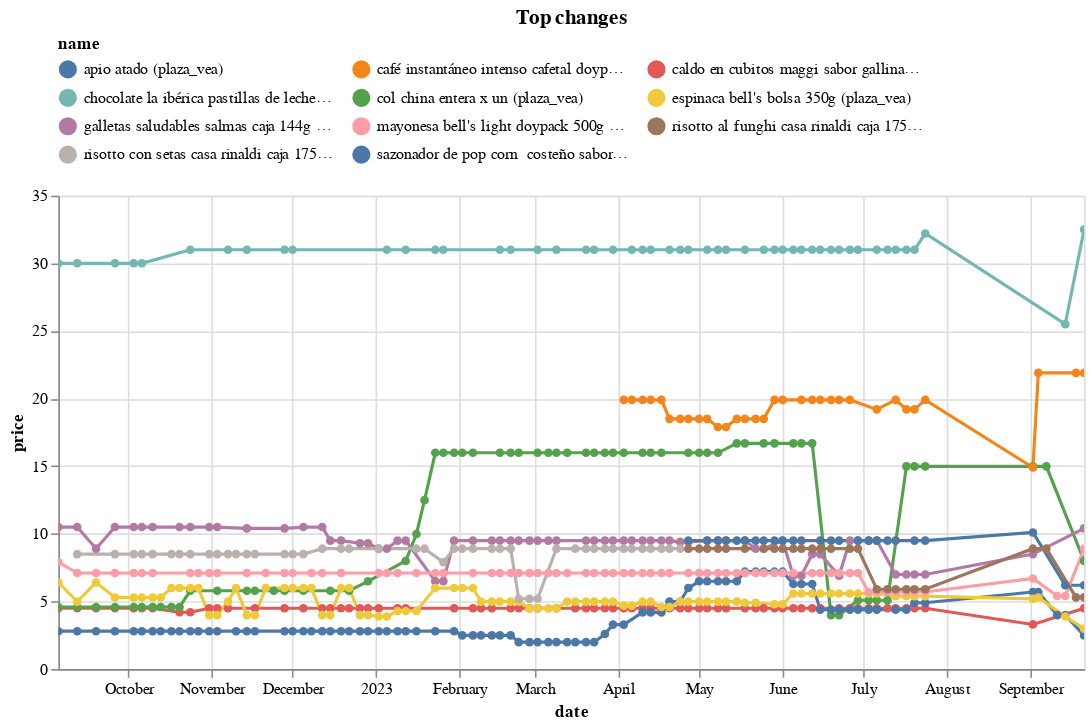

Notebook code cell kept with this figure:
### Code cell
top_changes.head(10).pipe(plot_changes, 'Top changes')

### Figure 1 — Vega-Lite specification as saved in the notebook (floating-point values rounded to 4 significant figures; data arrays with more than 128 entries replaced by an {"elided": "..."} marker saying what was removed)
{"config": {"view": {"continuousWidth": 300, "continuousHeight": 300}, "legend": {"columns": 3, "orient": "top"}}, "data": {"name": "data-e45e8bb7368e3991046a89de38f11130"}, "mark": {"type": "line", "point": true}, "encoding": {"color": {"field": "name", "scale": {"domain": ["apio atado (plaza_vea)", "café instantáneo intenso cafetal doypack 90g (plaza_vea)", "caldo en cubitos maggi sabor gallina caja 75.2g (plaza_vea)", "chocolate la ibérica pastillas de leche de leche en pastillas caja 300gr (plaza_vea)", "col china entera x un (plaza_vea)", "espinaca bell's bolsa 350g (plaza_vea)", "galletas saludables salmas caja 144g (plaza_vea)", "mayonesa bell's light doypack 500g (plaza_vea)", "risotto al funghi casa rinaldi caja 175g (plaza_vea)", "risotto con setas casa rinaldi caja 175g (plaza_vea)", "sazonador de pop corn  costeño sabor a queso frasco 64g (plaza_vea)"]}, "type": "nominal"}, "tooltip": [{"field": "name", "type": "nominal"}, {"field": "price", "type": "quantitative"}, {"field": "last_price", "type": "quantitative"}], "x": {"field": "date", "type": "temporal"}, "y": {"field": "price", "type": "quantitative"}}, "params": [{"name": "param_1", "select": {"type": "point", "fields": ["name"]}, "bind": "legend"}, {"name": "param_2", "select": {"type": "interval", "encodings": ["x", "y"]}, "bind": "scales"}], "title": "Top changes", "transform": [{"filter": {"param": "param_1"}}], "width": 650, "$schema": "https://vega.github.io/schema/vega-lite/v5.14.1.json", "datasets": {"data-e45e8bb7368e3991046a89de38f11130": {"elided": "634 records"}}}
